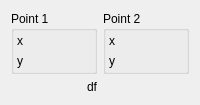
                       <widget class="QWidget" name="sfu3PPts">
                        <attribute name="title">
                         <string>Points</string>
                        </attribute>
                        <layout class="QGridLayout" name="gridLayout_20">
                         <item row="0" column="0">
                          <layout class="QGridLayout" name="gridLayout_19">
                           <item row="0" column="0">
                            <widget class="QGroupBox" name="sfu3PPt1Group">
                             <property name="title">
                              <string>Point 1</string>
                             </property>
                             <layout class="QGridLayout" name="gridLayout_50">
                              <property name="margin">
                               <number>3</number>
                              </property>
                              <item row="0" column="0">
                               <layout class="QGridLayout" name="gridLayout_21">
                                <item row="0" column="0">
                                 <widget class="QLabel" name="sfu3PPt1XLabel">
                                  <property name="text">
                                   <string>x</string>
                                  </property>
                                  <property name="alignment">
                                   <set>Qt::AlignRight|Qt::AlignTrailing|Qt::AlignVCenter</set>
                                  </property>
                                 </widget>
                                </item>
                                <item row="0" column="1">
                                 <widget class="QwtCounter" name="sfu3PPt1XDSpin" native="true">
                                  <property name="sizePolicy">
                                   <sizepolicy hsizetype="MinimumExpanding" vsizetype="Fixed">
                                    <horstretch>0</horstretch>
                                    <verstretch>0</verstretch>
                                   </sizepolicy>
                                  </property>
                                  <property name="toolTip">
                                   <string extracomment="comment blah"/>
                                  </property>
                                  <property name="decimals" stdset="0">
                                   <number>4</number>
                                  </property>
                                 </widget>
                                </item>
                                <item row="1" column="0">
                                 <widget class="QLabel" name="sfu3PPt1YLabel">
                                  <property name="text">
                                   <string>y</string>
                                  </property>
                                  <property name="alignment">
                                   <set>Qt::AlignRight|Qt::AlignTrailing|Qt::AlignVCenter</set>
                                  </property>
                                 </widget>
                                </item>
                                <item row="1" column="1">
                                 <widget class="QwtCounter" name="sfu3PPt1YDSpin" native="true">
                                  <property name="sizePolicy">
                                   <sizepolicy hsizetype="Preferred" vsizetype="Fixed">
                                    <horstretch>0</horstretch>
                                    <verstretch>0</verstretch>
                                   </sizepolicy>
                                  </property>
                                  <property name="toolTip">
                                   <string/>
                                  </property>
                                  <property name="decimals" stdset="0">
                                   <number>4</number>
                                  </property>
                                 </widget>
                                </item>
                               </layout>
                              </item>
                             </layout>
                            </widget>
                           </item>
                           <item row="0" column="1">
                            <widget class="QGroupBox" name="sfu3PPt2Group">
                             <property name="title">
                              <string>Point 2</string>
                             </property>
                             <layout class="QGridLayout" name="gridLayout_49">
                              <property name="margin">
                               <number>3</number>
                              </property>
                              <item row="0" column="0">
                               <layout class="QGridLayout" name="gridLayout_22">
                                <item row="0" column="0">
                                 <widget class="QLabel" name="sfu3PPt2XLabel">
                                  <property name="sizePolicy">
                                   <sizepolicy hsizetype="Preferred" vsizetype="Fixed">
                                    <horstretch>0</horstretch>
                                    <verstretch>0</verstretch>
                                   </sizepolicy>
                                  </property>
                                  <property name="text">
                                   <string>x</string>
                                  </property>
                                  <property name="alignment">
                                   <set>Qt::AlignRight|Qt::AlignTrailing|Qt::AlignVCenter</set>
                                  </property>
                                 </widget>
                                </item>
                                <item row="0" column="1">
                                 <widget class="QwtCounter" name="sfu3PPt2XDSpin" native="true">
                                  <property name="sizePolicy">
                                   <sizepolicy hsizetype="MinimumExpanding" vsizetype="Fixed">
                                    <horstretch>0</horstretch>
                                    <verstretch>0</verstretch>
                                   </sizepolicy>
                                  </property>
                                  <property name="toolTip">
                                   <string extracomment="comment blah"/>
                                  </property>
                                  <property name="decimals" stdset="0">
                                   <number>4</number>
                                  </property>
                                 </widget>
                                </item>
                                <item row="1" column="0">
                                 <widget class="QLabel" name="sfu3PPt2YLabel">
                                  <property name="text">
                                   <string>y</string>
                                  </property>
                                  <property name="alignment">
                                   <set>Qt::AlignRight|Qt::AlignTrailing|Qt::AlignVCenter</set>
                                  </property>
                                 </widget>
                                </item>
                                <item row="1" column="1">
                                 <widget class="QwtCounter" name="sfu3PPt2YDSpin" native="true">
                                  <property name="toolTip">
                                   <string/>
                                  </property>
                                  <property name="decimals" stdset="0">
                                   <number>4</number>
                                  </property>
                                 </widget>
                                </item>
                               </layout>
                              </item>
                             </layout>
                            </widget>
                           </item>
                           <item row="1" column="0">
                            <widget class="QLabel" name="sfu3PPtsDfLabel">
                             <property name="text">
                              <string>df</string>
                             </property>
                             <property name="alignment">
                              <set>Qt::AlignRight|Qt::AlignTrailing|Qt::AlignVCenter</set>
                             </property>
                            </widget>
                           </item>
                           <item row="1" column="1">
                            <widget class="QwtCounter" name="sfu3PPtsDfDSpin" native="true">
                             <property name="decimals" stdset="0">
                              <number>4</number>
                             </property>
                            </widget>
                           </item>
                          </layout>
                         </item>
                        </layout>
                       </widget>
